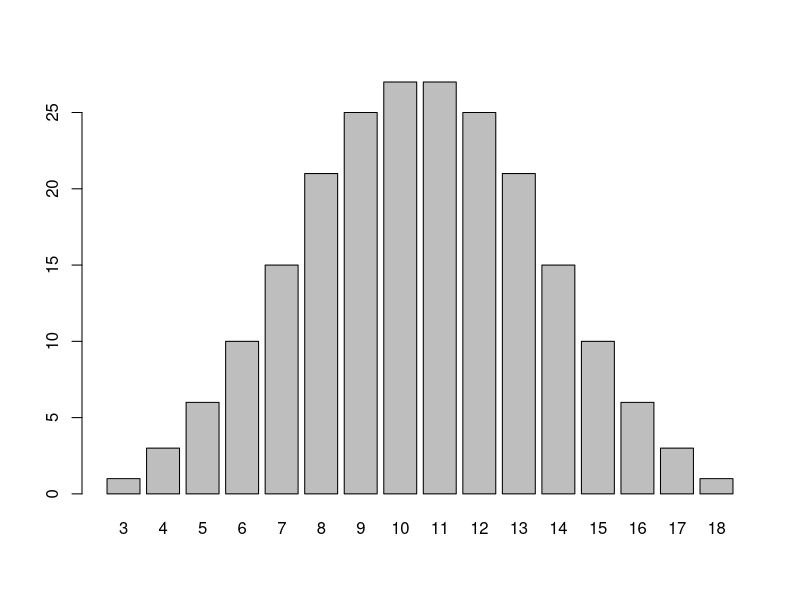
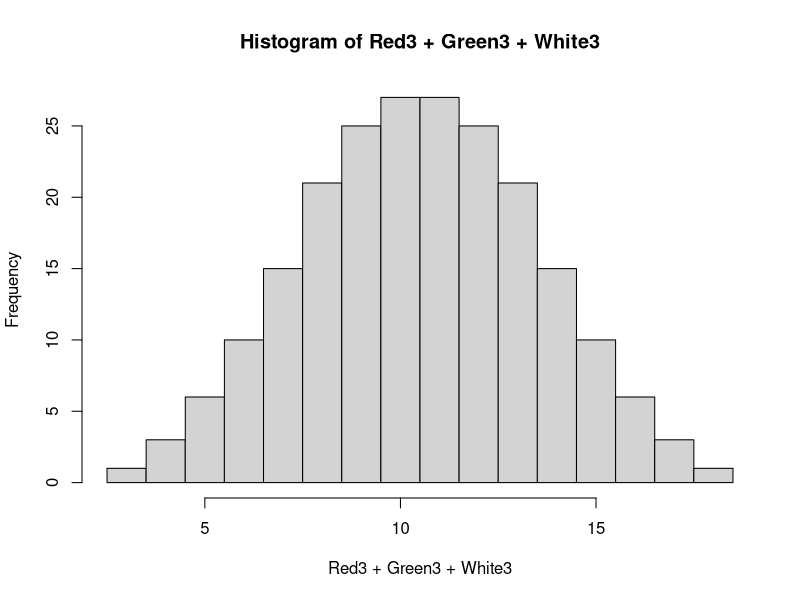
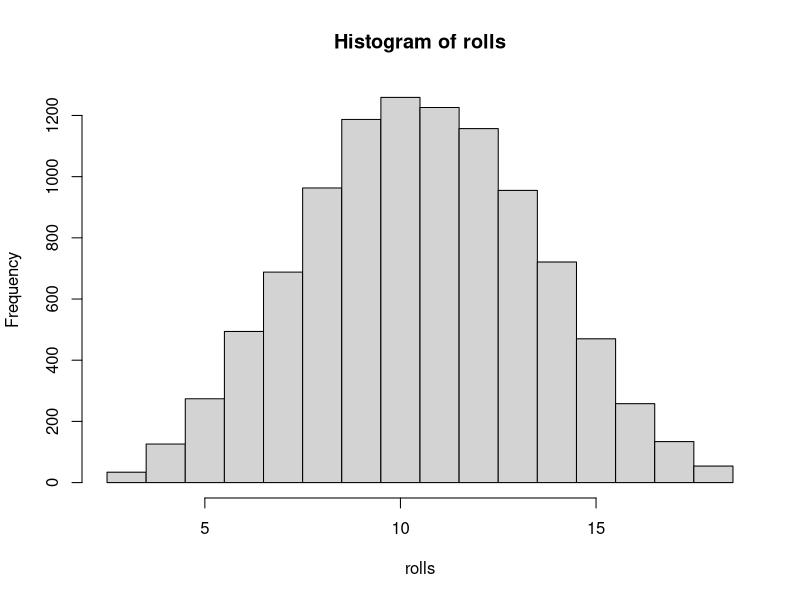
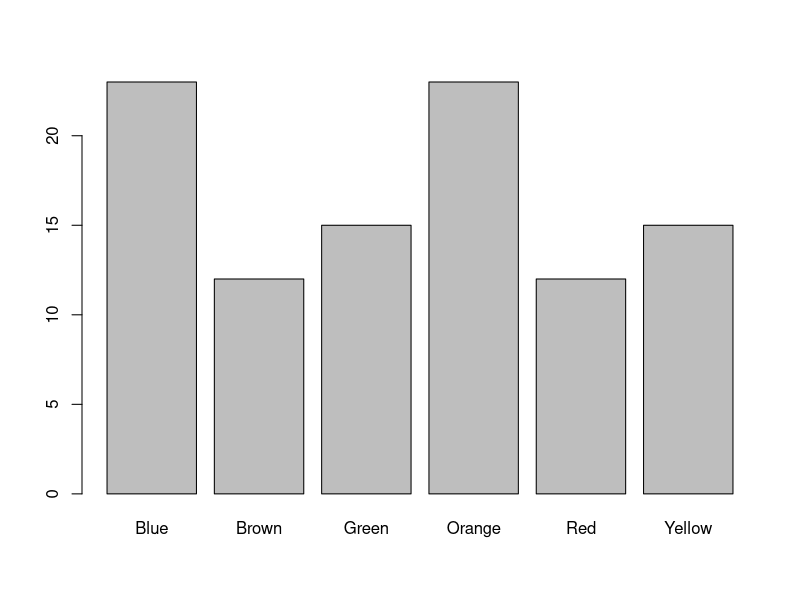
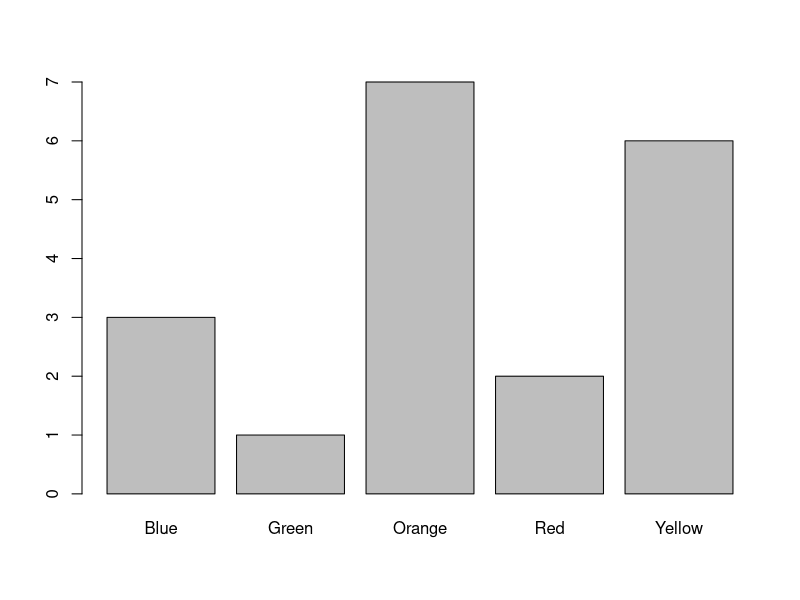

These figures' R source, in order:
#Math E-156, script 1A-DiceProbs
#Populations and Samples
#Make a vector that lists all the outcomes of rolling one die
X <- 1:6; X
Omega <- data.frame(X); Omega #convert to a data frame 
#Now we have a sample space, and if we assume the die is fair we have a probability space
#X is a random variable
mu <-mean(Omega$X); mu  #expectation of X
sigmaSq <- mean((Omega$X - mu)^2); sigmaSq #variance
#We can specify an event( a subset of the sample space)
odd <- which(X %% 2 == 1); odd    # a set of row indices
#We can calculate the probability of this event and the conditional expectation
length(odd)/length(X)    # probabilty of an odd roll
mean(odd)         #conditional expectation
#For a pair of dice, one red, one green, we need two columns
Red2 <- rep(X, each = 6); Red2
Green2 <- rep(X, 6); Green2
Total <- Red2 + Green2       #sum of random variables
Omega2<- data.frame(Red2, Green2, Total); Omega2  #all 36 outcomes
CrapsWin <- which(Total == 7 | Total == 11)     #event "win at Craps"
length(CrapsWin)/nrow(Omega2)  #probability of winning
attach(Omega2)   #now we can use just the column names - a bit risky
mean((Red2 - mu)*(Green2-mu))    #confirms that the die rolls are uncorrelated
cor (Red2, Green2)               #built-in function
#Since each row has the same probability, we can sample from this population
Omega2[4,] #extract one row - note that row index comes first

#Repeat the following block several times to see different samples
selection <- sample(1:36, 36, replace = TRUE); selection #may have duplicates
sample36 <-Omega2[selection,]  ; head(sample36)  #a data frame
sample36$Red2     #extract the first column
mean(sample36$Red2)  #a sample mean, probaly not 3.5
var(sample36$Red2, sample36$Green2)   #values close to zero suggest independence
cor(sample36$Red2, sample36$Green2)   #correlation lies in range [-1,1]

#Try again with a much larger sample
#It is not hard to add a third die
Red3 <- rep(Red2, each = 6)
Green3 <- rep(Green2, each = 6)
White3 <- rep(Green2, 6)
Omega3 <- data.frame(Red3, Green3, White3); Omega3  #216 rows, equally likely
mu3 <- mean(Red3 + Green3 + White3); mu3     #expectation of sum for 3 dice
sigmaSq3 <- mean((Red3 + Green3 + White3 -mu3)^2); sigmaSq3 #variance for 3 dice
probs <-table(Red3 + Green3 + White3); probs  #tally the sums
barplot(probs)      #this does not view the sums as numbers

#Making a nice-looking histogram is slightly tricky - break on half integers
hist(Red3+ Green3+ White3, breaks = seq(from = 2.5,to = 18.5))
#The number of sixes is a random variable
nSix <- (Red3 ==6) + (Green3 == 6) + (White3 ==6) #sum of three indicator functions
tbl <- table(nSix); tbl    #frequencies for the carnival game Chuck-A-Luck
sum(tbl)
names(tbl)      #these are now character strings but can be coerced
as.numeric(names(tbl))
sum(as.numeric(names(tbl))*tbl)   #expected number of sixes is 216/2

#Let's save this data frame for reuse
write.csv(Omega3,"Dice3.csv")   #you can open this in Excel

#We can also get samples
#Rolling one 1 die three times - remember that X is 1:6
sample(X, 3, replace = TRUE)   #allows repetition
#Repeat this experiment 10000 times and save the results
N <- 10000; rolls<-numeric(N)   #empty vector
#This is one of the few times that you need to use a loop in R
for (i in 1:N) {
  rolls[i]<-sum(sample(X, 3, replace = TRUE))
}
hist(rolls, breaks = seq(from = 2.5,to = 18.5))
#Now we are looking at a sample, not a population
x.bar <-mean(rolls); x.bar   #not exactly 10.5
mean((rolls-x.bar)^2)        #not exactly 8.75

#One way to deal with unequal probabilities
#In 2008 Mars Candy Company revealed the probabilities for colors of M&Ms (see example B.2)
#For Peanut M&Ms
colors <-c("Blue", "Orange", "Green", "Yellow", "Red", "Brown") #concatenate "c()"
proportions<-c(23, 23, 15, 15, 12, 12)   #percentages
MM <- rep(colors, proportions); MM    #vectors in action - makes a vector of 100 colors
table(MM)   #this vector specifies probabilities!
barplot(table(MM))
sum(MM == "Yellow")/length(MM)    #this is a probability
#A specific 1.74 ounce bag contained the following:
counts<-c(3, 7, 1,  6, 2, 0)
MMbag <- rep(colors, counts)       #this is sampling data
table(MMbag)
barplot(table(MMbag))
#Question: is this sample consistent with the 2008 probabilities?
#It is easy to generate more samples
sample(MM, 18)   #sample of what might be in a bag of M&Ms
#R has functions that do this sort of thing
rmultinom(1, 18, prob = proportions)  #generates contents of a bag
#It is not obvious how to decide whether our bag held an "unlikely" sample.





